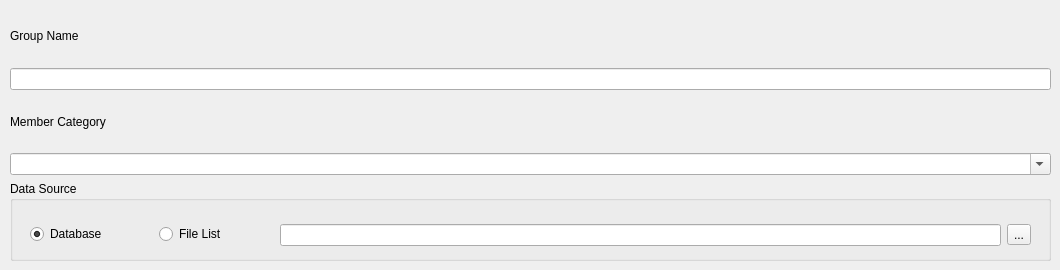
   <widget class="QWidget" name="tab_wp_3">
    <attribute name="title">
     <string>Get Data from Groups</string>
    </attribute>
    <widget class="QWidget" name="layoutWidget">
     <property name="geometry">
      <rect>
       <x>10</x>
       <y>10</y>
       <width>1041</width>
       <height>251</height>
      </rect>
     </property>
     <layout class="QVBoxLayout" name="verticalLayout_17">
      <item>
       <layout class="QVBoxLayout" name="verticalLayout_15">
        <item>
         <widget class="QLabel" name="label_19">
          <property name="text">
           <string>Group Name</string>
          </property>
         </widget>
        </item>
        <item>
         <widget class="QLineEdit" name="lineEdit_12"/>
        </item>
       </layout>
      </item>
      <item>
       <layout class="QVBoxLayout" name="verticalLayout_16">
        <item>
         <widget class="QLabel" name="label_21">
          <property name="text">
           <string>Member Category</string>
          </property>
         </widget>
        </item>
        <item>
         <widget class="QComboBox" name="comboBox_6">
          <property name="sizePolicy">
           <sizepolicy hsizetype="Expanding" vsizetype="Fixed">
            <horstretch>0</horstretch>
            <verstretch>0</verstretch>
           </sizepolicy>
          </property>
          <property name="editable">
           <bool>true</bool>
          </property>
         </widget>
        </item>
       </layout>
      </item>
      <item>
       <widget class="QGroupBox" name="groupBox_11">
        <property name="title">
         <string>Data Source</string>
        </property>
        <widget class="QWidget" name="layoutWidget">
         <property name="geometry">
          <rect>
           <x>20</x>
           <y>40</y>
           <width>251</width>
           <height>26</height>
          </rect>
         </property>
         <layout class="QHBoxLayout" name="horizontalLayout_25">
          <item>
           <widget class="QRadioButton" name="radioButton_8">
            <property name="text">
             <string>Database</string>
            </property>
            <property name="checked">
             <bool>true</bool>
            </property>
           </widget>
          </item>
          <item>
           <widget class="QRadioButton" name="radioButton_7">
            <property name="text">
             <string>File List</string>
            </property>
           </widget>
          </item>
         </layout>
        </widget>
        <widget class="QFrame" name="frm_wp_3">
         <property name="geometry">
          <rect>
           <x>260</x>
           <y>30</y>
           <width>771</width>
           <height>51</height>
          </rect>
         </property>
         <property name="sizePolicy">
          <sizepolicy hsizetype="Expanding" vsizetype="Preferred">
           <horstretch>0</horstretch>
           <verstretch>0</verstretch>
          </sizepolicy>
         </property>
         <property name="frameShape">
          <enum>QFrame::Shape::NoFrame</enum>
         </property>
         <widget class="QWidget" name="layoutWidget">
          <property name="geometry">
           <rect>
            <x>10</x>
            <y>10</y>
            <width>751</width>
            <height>28</height>
           </rect>
          </property>
          <layout class="QHBoxLayout" name="horizontalLayout_24">
           <item>
            <widget class="QLineEdit" name="lineEdit_11"/>
           </item>
           <item>
            <widget class="QToolButton" name="toolButton_9">
             <property name="text">
              <string>...</string>
             </property>
            </widget>
           </item>
          </layout>
         </widget>
        </widget>
       </widget>
      </item>
     </layout>
    </widget>
   </widget>
